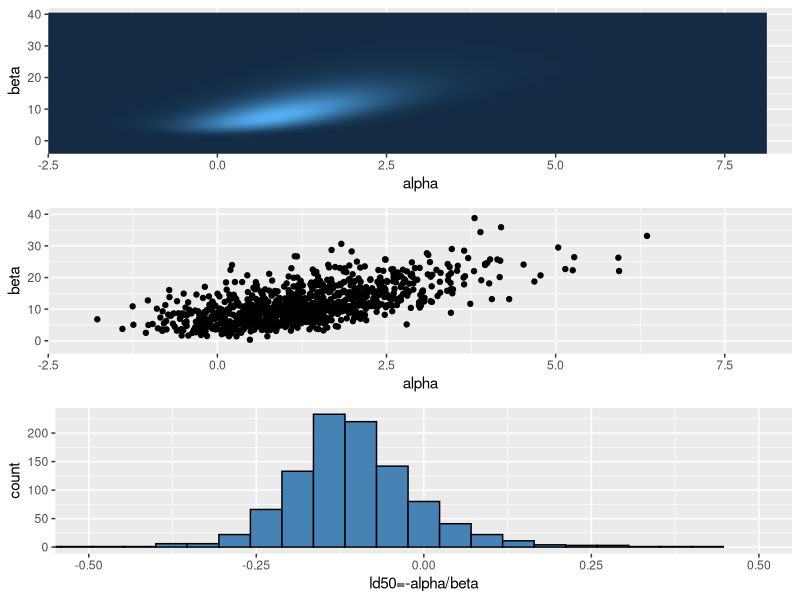

This figure's R source:
# Bayesian data analysis
# Aki Vehtari <Aki.Vehtari@aalto.fi>
# Markus Paasiniemi <Markus.Paasiniemi@aalto.fi>

# ggplot2 is used for plotting
if(!require(ggplot2)) install.packages('ggplot2')
require(ggplot2)
# gridExtra is for showing multiple plots side by side
if(!require(gridExtra)) install.packages('gridExtra')
require(gridExtra)
# tidyr is for manipulating the data frames
if(!require(tidyr)) install.packages('tidyr')
require(tidyr)

# Illustrate the posterior inference for Bioassay data (BDA3 p. 74-)

# data
x <- c(-0.86, -0.30, -0.05, 0.73)
n <- c(5, 5, 5, 5)
y <- c(0, 1, 3, 5)

# compute the posterior density in grid
#  - usually should be computed in logarithms!
#  - with alternative prior, check that range and spacing of A and B
#    are sensible

A = seq(-4, 8, length.out = 50)
B = seq(-10, 40, length.out = 50)

# make vectors that contain all pairwise combinations of A and B
cA <- rep(A,each = length(B))
cB <- rep(B,length(A))



# make a helper function to calculate log likelihood
logl <- function(a,b,x,n,y) y*(a+b*x)-n*log1p(exp(a+b*x))

# calculate likelihoods:
# apply logl function for each observation
p <- apply(data.frame(x,n,y),1,
           function(d) logl(cA,cB,d[1],d[2],d[3])) %>%
  # sum the log likelihoods of observations
  # and exponentiate to get the joint likelihood
  rowSums() %>% exp()

# sample from the grid (with replacement)
nsamp <- 1000
samp_indices <- sample.int(n = length(p), size = nsamp,
                       replace = T, prob = p/sum(p))

samp_A <- cA[samp_indices[1:nsamp]]
samp_B <- cB[samp_indices[1:nsamp]]
# add random jitter, see BDA3 p. 76
samp_A <- samp_A + runif(nsamp,A[1]-A[2],A[2]-A[1])
samp_B <- samp_B + runif(nsamp,B[1]-B[2],B[2]-B[1])

# samples of LD50 conditional beta > 0
bpi <- samp_B > 0
samp_ld50 <- -samp_A[bpi]/samp_B[bpi]

# limits for the plots
xl <- c(-2,8)
yl <- c(-2,40)

# create a plot of the posterior density
pos <- ggplot(data.frame(alpha=cA,beta=cB,p),aes(alpha, beta, fill = p)) +
  geom_raster(interpolate = T) + guides(fill=FALSE) + coord_cartesian(xlim=xl,ylim=yl)

# plot the samples
sam <- ggplot(data.frame(alpha=samp_A,beta=samp_B)) +
  geom_point(aes(alpha,beta)) + coord_cartesian(xlim=xl,ylim=yl)

# plot the histogram of LD50
his <- ggplot() + coord_cartesian(xlim=c(-0.5,0.5)) + xlab('ld50=-alpha/beta') +
  geom_histogram(aes(samp_ld50),bins=42,fill='steelblue',color='black')

# combine the plots
grid.arrange(pos,sam,his,nrow=3)
